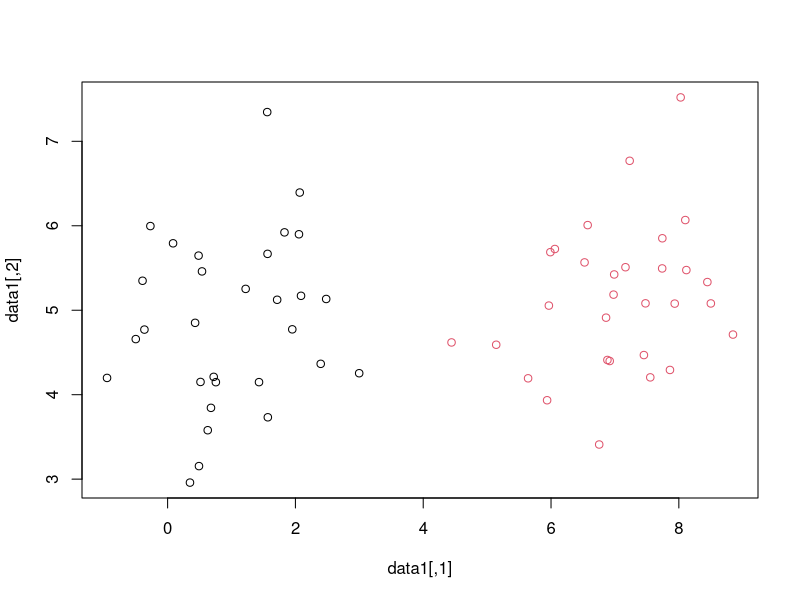
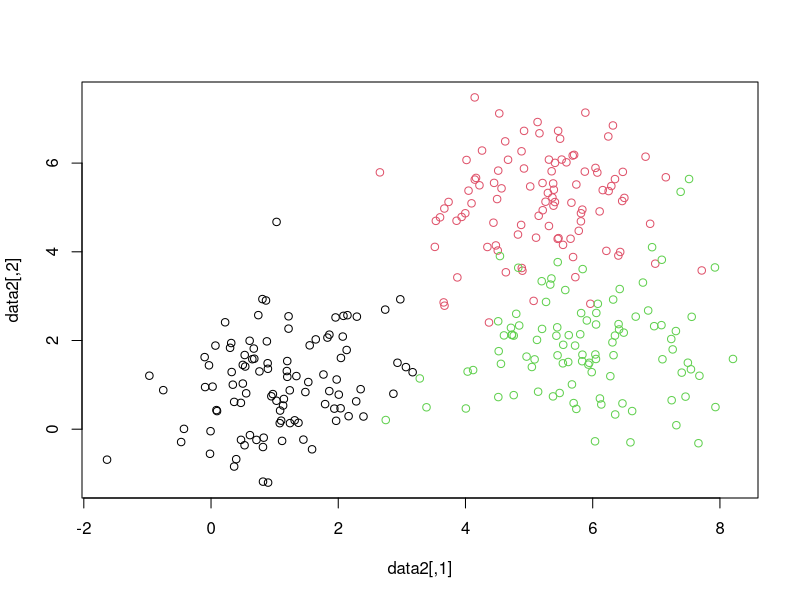

Generate these figures, in order, with R:
## ---- chunk 1

library(tidyverse)

set.seed(88)

## ---- chunk 2

mnorm1 <- MASS::mvrnorm(n = 30, mu = c(1, 5), Sigma = matrix(c(1,0, 0, 1), 2, 2))
mnorm2 <- MASS::mvrnorm(n = 30, mu = c(7, 5), Sigma = matrix(c(1,0, 0, 1), 2, 2))

data1 = rbind(mnorm1, mnorm2)

plot(data1, col = c(rep(1,30), rep(2, 30)))

# write_csv(data1 %>% as_tibble() %>% rename(x = 1, y = 2), "kmeans_ex1.csv")


## ---- chunk 3

mnorm1 <- MASS::mvrnorm(n = 100, mu = c(1,1), Sigma = matrix(c(1,0.2, 0.2, 1), 2, 2))
mnorm2 <- MASS::mvrnorm(n = 100, mu = c(5,5), Sigma = matrix(c(1,0.2, 0.2, 1), 2, 2))
mnorm3 <- MASS::mvrnorm(n = 100, mu = c(6,2), Sigma = matrix(c(1.2,0.2, 0.2, 1.2), 2, 2))

data2 = rbind(mnorm1, mnorm2, mnorm3)

plot(data2, col = c(rep(1,100), rep(2, 100), rep(3, 100)))

# write_csv(data2 %>% as_tibble() %>% select(x = 1, y = 2), "kmeans_ex2.csv")

